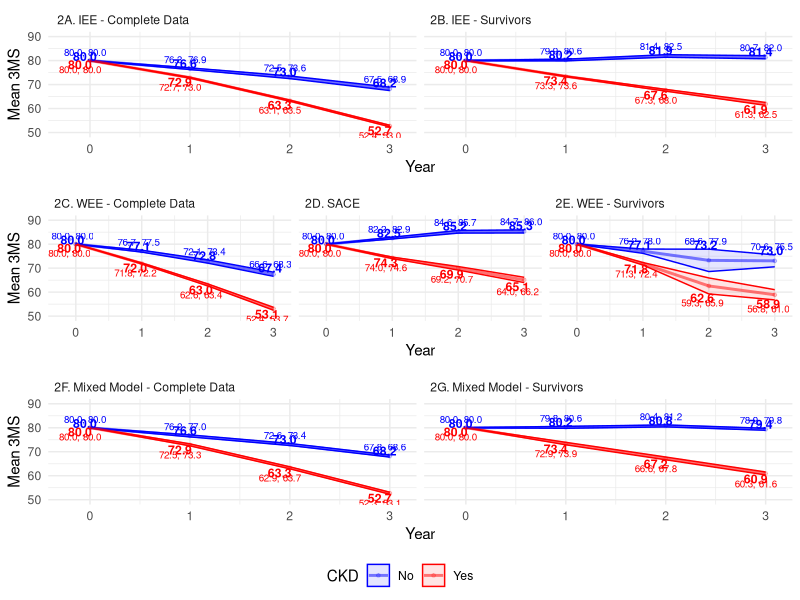

The R script that drew this image:
#==============================================================================
# R Code for: 
# "Aging by the numbers: Truncation by death is not just missing data"
# =============================================================================
# Simulates data for baseline plus 3 follow-up visits
# with truncation by death
# X = baseline continuous covariate (standardized age)
# Y0 = pre-exposure cognition (3MS)
# A = exposure (= 1 if CKD, = 0 if no CKD)
# W = post-exposure continuous covariate (change in CVD risk)
# Y1, Y2, Y3 = cognition outcome (3MS) at follow-up 1, 2, 3
# S1, S2, S3 = survival status at follow-up 1, 2, 3
# Y1_OBS, Y2_OBS, Y3_OBS = NA if truncated by death;  = Y1, Y2, Y3 otherwise
#
# Data analyzed using:
# Independence Estimating Equations (incomplete and full cohort) -
#     [Goal 1: Generalize to survivors]
# Principal Stratification (Survivor Average Causal Effects) and 
#     Weighted Estimating Equations (incomplete and full cohort) -
#     [Goal 2: Infer causality]
# Mixed-effects models (incomplete and full cohort) -
#     [Goal 3: Estimate “immortal cohort” association]
#
# Deliverables:
# Simulated dataset (Truncation_By_Death.csv)
# Longitudinal estimates (Figure2.pdf)
#=============================================================================

# Load Required Libraries
# install.packages(c("survey", "plyr", "dplyr", "nlme", "multcomp", "ggplot2", "gridExtra"))

library(survey)    # WEE to handle truncation by death using inverse probability weighting
library(plyr) 	   # Data manipulation and visualization
library(dplyr) 	   # Data manipulation and visualization
library(nlme)      # Mixed-effects models (Immortal Cohort approach)
library(multcomp)  # Linear combinations of coefficients
library(ggplot2)   # Figure 2
library(gridExtra) # Figure 2 arrangement

set.seed(06012026)
n_samples <- 5000

# ==============================================================================
# Generate Simulated Dataset (CKD Exposure & Cognition [3MS] Outcome)
# ==============================================================================

SD_Y0 <- 1
SD_Y1 <- 1
SD_Y2 <- 3
SD_Y3 <- 3
MU_Y0 <- 80

sim_data <- tibble(
  id = 1:n_samples,

  # Baseline covariate (standardized age):  X ~ normal(0, sd=1)
  X = rnorm(n_samples, mean = 0, sd = 1),

  # Pre-exposure outcome (3MS):  Y0 ~ normal(MU_Y0, sd=SD_Y0)
  Y0_temp = MU_Y0 + rnorm(n_samples, mean = 0, sd = SD_Y0),  
  Y0 = pmax(0, pmin(Y0_temp, 100)),

) %>%
  rowwise() %>%
  mutate(
    # Exposure (1 = yes CKD, 0 = no CKD): logit(E[A | X, Y0]) =  a0 + a*1X + a2*scale(Y0) + a3*X*scale(Y0)
    P_A = plogis(0 + 0.5*X - 0.25*(Y0-80)/SD_Y0 + 0.75*X*(Y0-80)/SD_Y0),
    A = rbinom(1, 1, P_A), 

    # Post-exposure outcome-death confounder, W 
    #E[W | A, X, Y0] =  h0 + h1X + h2*scale(Y0) + h3*A
    W = 0 + 0.75*X - 0.25*(Y0-80)/SD_Y0 + 1*A +  rnorm(1, mean = 0, sd = 2),

    # Mortality status (1 = alive for year 1, 0 = dead)
    # logit(E[S1 | X, Y0, A, W]) =  g01 + g11*X + g21*Y0 + g31*W + g41*A 
    P_S1 = plogis(1.2 - 0.2*X + 0.2*(Y0-80)/SD_Y0 - 1*W - 1*A),
    S1 = rbinom(1, 1, P_S1), 

    # Outcome at year 1 (also, outcome-death confounder for year 2)
    # E[Y1 | Y0, X, A, W] = b01 + b11*Y0 + b21*X + b31*A + b41*W + b51*A*X + b61*W*A
    Y1_temp = Y0 - 3 - 1*X - 4*A - 4*W - 1*A*X + 3*W*A  +  rnorm(1, mean = 0, sd = SD_Y1),
    Y1 = pmax(0, pmin(Y1_temp, 100)),

    # Mortality status (1 = alive for year 2, 0 = dead)
    # logit(E[S2 | X, Y1, A, W]) =  g02 + g12*X + g22*Y1 + g32*W + g42*A 
    P_S2 = plogis(1.3 - 0.2*X + 0.1*(Y1-75)/SD_Y1 - 1*W - 1*A),
    S2 = rbinom(1, 1, P_S2)*S1, 

    # Outcome at year 2 (also, outcome-death confounder for year 3)
    # E[Y2 | Y1, X, A, W] = b02 + b12*Y1 + b22*X + b32*A + b42*W + b52*A*X + b62*W*A
    Y2_temp = Y1 - 4 - 1*X - 4*A - 3*W - 1*A*X + 2*W*A  +  rnorm(1, mean = 0, sd = SD_Y2),
    Y2 = pmax(0, pmin(Y2_temp, 100)),

    # Mortality status (1 = alive for visit 3, 0 = dead)
    # logit(E[S3 | X, Y2, A, W]) =  g02 + g12*X + g22*Y2 + g32*W + g42*A 
    P_S3 = plogis(1.1 - 0.2*X + 0.1*(Y2-68)/SD_Y2 - 1*W - 1*A),
    S3 = rbinom(1, 1, P_S3)*S2*S1,

    # Outcome at visit 3 (final visit)
    # E[Y3 | Y2, X, A, W] = b03 + b13*Y1 + b23*X + b33*A + b43*W + b53*A*X + b63*W*A
    Y3_temp = Y2 - 5 - 1*X - 4*A - 2*W - 1*A*X + 1*W*A  +  rnorm(1, mean = 0, sd = SD_Y3),
    Y3 = pmax(0, pmin(Y3_temp, 100)),

    # Observed outcome: Undefined (NA) if the individual dies before visit
    Y0_OBS = Y0,
    Y1_OBS = ifelse(S1 == 1, Y1, NA_real_),
    Y2_OBS = ifelse(S2 == 1, Y2, NA_real_),
    Y3_OBS = ifelse(S3 == 1, Y3, NA_real_)
  ) %>%
  ungroup()  %>%
  dplyr::select(-c(Y0_temp, Y1_temp, Y2_temp, Y3_temp, P_A, P_S1, P_S2, P_S3))


# save simulated data
write.csv(sim_data, "Truncation_By_Death.csv", row.names=F)

######################################################
# uncomment to read and analye dataset used in paper #
# sim_data <- read.csv("Truncation_By_Death.csv")    #
######################################################

# for use in models that use IPW to control for confounding 
sim_data$PSCORE <- predict(glm(A ~ X*scale(Y0), family = "binomial", data = sim_data), type = "response")
sim_data$IPW_A <- mean(1-sim_data$A)*(1 - sim_data$A)/(1 - sim_data$PSCORE) +  mean(sim_data$A)*sim_data$A/sim_data$PSCORE 

# Reshape observed data into a long-format dataset for standard longitudinal (mixed) models
sim_obsdata_long <- sim_data %>%
  tidyr::pivot_longer(
    cols = c(Y0_OBS, Y1_OBS, Y2_OBS, Y3_OBS), 
    names_to = "TIME", 
    values_to = "Y"
  ) %>%
  mutate(YEAR = 1*(TIME == "Y1_OBS") + 2*(TIME == "Y2_OBS") + 3*(TIME == "Y3_OBS"),
         S = ifelse(is.na(Y), 0, 1)) 
 
# Reshape complete (immortal) data into a long-format dataset for standard longitudinal (mixed) models
sim_compdata_long <- sim_data %>%
  tidyr::pivot_longer(
    cols = c(Y0_OBS, Y1, Y2, Y3), 
    names_to = "TIME", 
    values_to = "Y"
  ) %>%
  mutate(YEAR = 1*(TIME == "Y1") + 2*(TIME == "Y2") + 3*(TIME == "Y3"),
         S = ifelse(is.na(Y), 0, 1)) 

# mean (SD) baseline cognition score
mean_Y0 <- mean(sim_data$Y0)
sd_Y0 <- sd(sim_data$Y0)

# number with CKD
table(sim_data$A)

# proportion with CKD
prop.table(table(sim_data$A))

# number of CKD status and year 1 survival status
table(sim_data$A, sim_data$S1)

# proportion of year 1 survival status by CKD status
prop.table(table(sim_data$A, sim_data$S1),margin=1)

# number of CKD status and year 2 survival status
table(sim_data$A, sim_data$S2)

# proportion of year 2 survival status by CKD status
prop.table(table(sim_data$A, sim_data$S2),margin=1)

# number of CKD status and year 3 survival status
table(sim_data$A, sim_data$S3)

# proportion of year 3 survival status by CKD status
prop.table(table(sim_data$A, sim_data$S3),margin=1)

# change in CVD risk by CKD
aggregate(W ~ A, data = sim_data, FUN = mean, na.rm = TRUE)
aggregate(W ~ A, data = sim_data, FUN = sd, na.rm = TRUE)

# ==============================================================================
# Goal 1: Conditioning on Survival (Independence Estimating Equations)
# ==============================================================================
# An analysis conditioned on being alive.

# IEE model
sim_obsdata_long$YEAR.f <- factor(sim_obsdata_long$YEAR)
IEE_des <- svydesign(id=~id, weights=~1, data=sim_obsdata_long) 
IEE_model <- svyglm(Y ~ A*YEAR.f + Y0 + X, design=subset(IEE_des,YEAR>0))
cat("\n--- Goal 1:Conditioning on Survival IEE Results ---\n")
print(summary(IEE_model)$coefficients)

# adjusted mean difference at Y1
IEE_lincom_MD_Y1 <- glht(IEE_model, linfct = c("A  = 0"))
confint(IEE_lincom_MD_Y1)$confint

# adjusted mean difference at Y2
IEE_lincom_MD_Y2 <- glht(IEE_model, linfct = c("A + A:YEAR.f2 = 0"))
confint(IEE_lincom_MD_Y2)$confint

# adjusted mean difference at Y3
IEE_lincom_MD_Y3 <- glht(IEE_model, linfct = c("A + A:YEAR.f3 = 0"))
confint(IEE_lincom_MD_Y3)$confint

# dataset to derive adjusted means
grid <- expand.grid(
  A = c(0,1),
  YEAR.f = levels(factor(sim_obsdata_long$YEAR[sim_obsdata_long$YEAR>0]))
)

grid$X <- 0
grid$Y0 <- mean_Y0
Y0.ests <- t.test(sim_data$Y0)

K_matrix <- diag(nrow(grid)) # Identity matrix to evaluate each fitted value
rownames(K_matrix) <- paste(grid$A, grid$YEAR.f, sep = "_")

X_matrix_adjust <- model.matrix(~  A*YEAR.f + Y0 + X, grid)
IEE_glht <- glht(IEE_model, linfct = K_matrix %*% X_matrix_adjust)
IEE_ci_results <- confint(IEE_glht, calpha = univariate_calpha())$confint

# dataset of adjusted means and 95% CIs
IEE_results_df <- data.frame(
  A = grid$A,
  YEAR.f = as.numeric(grid$YEAR.f),
  Estimate = IEE_ci_results[,"Estimate"],
  Lower_CI = IEE_ci_results[,"lwr"],
  Upper_CI = IEE_ci_results[,"upr"]
)


IEE_results_df <- rbind( c(0,0, mean_Y0, Y0.ests$conf.int[1], Y0.ests$conf.int[2]),
                         c(1,0, mean_Y0, Y0.ests$conf.int[1], Y0.ests$conf.int[2]),
                          IEE_results_df
                       )

IEE_results_df$A <- factor(IEE_results_df$A,labels=c("No","Yes"))


# ==============================================================================
# Goal 1 Complete data comparison:  (Independence Estimating Equations)
# ==============================================================================

# IEE model of complete data
sim_compdata_long$YEAR.f <- factor(sim_compdata_long$YEAR)
IEE_complete_des <- svydesign(id=~id, weights=~1, data=sim_compdata_long) 
IEE_complete_model <- svyglm(Y ~ A*YEAR.f + Y0 + X, design=subset(IEE_complete_des,YEAR>0))
cat("\n--- IEE with complete data ---\n")
print(summary(IEE_complete_model)$coefficients)

# adjusted mean difference at Y1
IEE_complete_lincom_MD_Y1 <- glht(IEE_complete_model, linfct = c("A  = 0"))
confint(IEE_complete_lincom_MD_Y1)$confint

# adjusted mean difference at Y2
IEE_complete_lincom_MD_Y2 <- glht(IEE_complete_model, linfct = c("A + A:YEAR.f2 = 0"))
confint(IEE_complete_lincom_MD_Y2)$confint

# adjusted mean difference at Y3
IEE_complete_lincom_MD_Y3 <- glht(IEE_complete_model, linfct = c("A + A:YEAR.f3 = 0"))
confint(IEE_complete_lincom_MD_Y3)$confint

# adjusted means from complete data
IEE_complete_glht <- glht(IEE_complete_model, linfct = K_matrix %*% X_matrix_adjust)
IEE_complete_ci_results <- confint(IEE_complete_glht, calpha = univariate_calpha())$confint

# dataset of adjusted means and 95% CIs from complete data 
IEE_complete_results_df <- data.frame(
  A = grid$A,
  YEAR.f = as.numeric(grid$YEAR.f),
  Estimate = IEE_complete_ci_results[,"Estimate"],
  Lower_CI = IEE_complete_ci_results[,"lwr"],
  Upper_CI = IEE_complete_ci_results[,"upr"]
)

IEE_complete_results_df <- rbind( c(0,0, mean_Y0, Y0.ests$conf.int[1], Y0.ests$conf.int[2]),
                         c(1,0, mean_Y0, Y0.ests$conf.int[1], Y0.ests$conf.int[2]),
                          IEE_complete_results_df
                       )

IEE_complete_results_df$A <- factor(IEE_complete_results_df$A,labels=c("No","Yes"))


# ==============================================================================
# Goal 2a: Inferring Causality (Weighted Independence Estimating Equations)
# ==============================================================================
# A weighted analysis that accounts for confounding and survival bias.
# This estimates an exposure causal effect that is a function of SACE as in
# Shardell et al Biostatistics 2015; Tchetgen Tchetgen et al Am J Epidemiol 2012 

# Create lagged variables in long dataset
sim_obsdata_long$S <- as.numeric(!is.na(sim_obsdata_long$Y)) # longitudinal survival status
sim_obsdata_long <- sim_obsdata_long %>%
  arrange(id, YEAR) %>%      
  group_by(id) %>%          
  mutate(
    S_lag = lag(S, n = 1),   # Create the lag variable for S
    Y_lag = lag(Y, n = 1)    # Create the lag variable for Y
  ) %>%
  ungroup()                    

# subset data based on survivors at previous visit
# model death given survival at previous visit and compute estimated hazard probability
S_mod_sim_obsdata_long <- subset(sim_obsdata_long, YEAR>0 & S_lag==1)
S_mod <- glm(I(1-S)~YEAR.f*(X + scale(Y_lag) + W + A), S_mod_sim_obsdata_long, family="binomial")
S_mod_sim_obsdata_long$h_pred  <-  predict(S_mod, type = "response", na.action = na.pass)

# compute predicted survival probability using estimated hazards 
S_mod_sim_obsdata_long <- S_mod_sim_obsdata_long %>%
arrange(id, YEAR) %>%   
  group_by(id) %>%            
  mutate(cumSurv = cumprod(1-h_pred)) %>%
  ungroup()  

# merge data with predicted survival probility
sim_obsdata_long2 <- merge(sim_obsdata_long, S_mod_sim_obsdata_long[,c("id","YEAR","h_pred","cumSurv")], by=c("id","YEAR"),all=T)
sim_obsdata_long2 <- sim_obsdata_long2[with(sim_obsdata_long2, order(id, YEAR)), ]

# product of IPW for survival and confounding
sim_obsdata_long2$cumSurv[sim_obsdata_long2$YEAR == 0] <- 1
sim_obsdata_long2$IPW_A[sim_obsdata_long2$YEAR == 0] <- 1
sim_obsdata_long2$IPW_S <- mean(sim_obsdata_long2$S) * sim_obsdata_long2$S/sim_obsdata_long2$cumSurv
sim_obsdata_long2$IPW_WEE <- sim_obsdata_long2$IPW_A * sim_obsdata_long2$IPW_S
sim_obsdata_long2$IPW_WEE[sim_obsdata_long2$S == 0] <- 0

# WEE model
WEE_des <- svydesign(id=~id, weights=~IPW_WEE, data=sim_obsdata_long2) 
WEE_model <- svyglm(Y ~ A*YEAR.f, design=subset(WEE_des,YEAR>0))
cat("\n--- Goal 2: Inferring Causality WEE Results ---\n")
print(summary(WEE_model)$coefficients)

# standardized mean difference at Y1
WEE_lincom_MD_Y1 <- glht(WEE_model, linfct = c("A  = 0"))
confint(WEE_lincom_MD_Y1)$confint

# standardized mean difference at Y2
WEE_lincom_MD_Y2 <- glht(WEE_model, linfct = c("A + A:YEAR.f2 = 0"))
confint(WEE_lincom_MD_Y2)$confint

# standardized mean difference at Y3
WEE_lincom_MD_Y3 <- glht(WEE_model, linfct = c("A + A:YEAR.f3 = 0"))
confint(WEE_lincom_MD_Y3)$confint

# standardized means
X_matrix <- model.matrix(~  A*YEAR.f, grid)
WEE_glht <- glht(WEE_model, linfct = K_matrix %*% X_matrix)
WEE_ci_results <- confint(WEE_glht, calpha = univariate_calpha())$confint

# dataset of standardized means and 95% CIs
WEE_results_df <- data.frame(
  A = grid$A,
  YEAR.f = as.numeric(grid$YEAR.f),
  Estimate = WEE_ci_results[,"Estimate"],
  Lower_CI = WEE_ci_results[,"lwr"],
  Upper_CI = WEE_ci_results[,"upr"]
)

WEE_results_df <- rbind( c(0,0, mean_Y0, Y0.ests$conf.int[1], Y0.ests$conf.int[2]),
                         c(1,0, mean_Y0, Y0.ests$conf.int[1], Y0.ests$conf.int[2]),
                          WEE_results_df
                       )

WEE_results_df$A <- factor(WEE_results_df$A,labels=c("No","Yes"))


# ==============================================================================
# Goal 2b: Inferring Causality via SACE using Principal Stratification
# ==============================================================================
# Estimates the Survivor Average Causal Effect (SACE) for the "always survivors"
# principal stratum group using an alternative inverse probability weighting approach.
# A weighted analysis that accounts for confounding and survival bias as in 
# Tchetgen Tchetgen Stat Med 2014 

# creating a dataset of all exposed participant
S_mod_sim_expdata_long <- S_mod_sim_obsdata_long
S_mod_sim_expdata_long$A <- 1 

# estimated hazard if exposed
S_mod_sim_obsdata_long$h_pred_exp  <-  predict(S_mod, type = "response", newdata=S_mod_sim_expdata_long, na.action = na.pass)

# compute predicted survival probability using estimated hazards if exposed
S_mod_sim_obsdata_long <- S_mod_sim_obsdata_long %>%
arrange(id, YEAR) %>%   
  group_by(id) %>%           
  mutate(cumSurv_exp = cumprod(1-h_pred_exp)) %>%
  ungroup()  

# merge data with predicted survival probility if exposed
sim_obsdata_long3 <- merge(sim_obsdata_long2, S_mod_sim_obsdata_long[,c("id","YEAR","h_pred_exp","cumSurv_exp")], by=c("id","YEAR"),all=T)
sim_obsdata_long3 <- sim_obsdata_long3[with(sim_obsdata_long3, order(id, YEAR)), ]

# product of IPW for survival ratio (if exposed/actual exposure) and confounding
sim_obsdata_long3$cumSurv_exp[sim_obsdata_long3$YEAR == 0] <- 1
sim_obsdata_long3$IPW_S_exp <- sim_obsdata_long3$S * sim_obsdata_long3$cumSurv_exp/sim_obsdata_long3$cumSurv
sim_obsdata_long3$IPW_SACE <- sim_obsdata_long3$IPW_A * sim_obsdata_long3$IPW_S_exp
sim_obsdata_long3$IPW_SACE[sim_obsdata_long3$S == 0] <- 0

# SACE model
SACE_des <- svydesign(id=~id, weights=~IPW_SACE, data=sim_obsdata_long3) 
SACE_model <- svyglm(Y ~ A*YEAR.f, design=subset(SACE_des,YEAR>0))
cat("\n--- Goal 2: Inferring Causality SACE Results ---\n")
print(summary(SACE_model)$coefficients)

# standardized mean difference at Y1
SACE_lincom_MD_Y1 <- glht(SACE_model, linfct = c("A  = 0"))
confint(SACE_lincom_MD_Y1)$confint

# standardized mean difference at Y2
SACE_lincom_MD_Y2 <- glht(SACE_model, linfct = c("A + A:YEAR.f2 = 0"))
confint(SACE_lincom_MD_Y2)$confint

# standardized mean difference at Y3
SACE_lincom_MD_Y3 <- glht(SACE_model, linfct = c("A + A:YEAR.f3 = 0"))
confint(SACE_lincom_MD_Y3)$confint

# standardized means
SACE_glht <- glht(SACE_model, linfct = K_matrix %*% X_matrix)
SACE_ci_results <- confint(SACE_glht, calpha = univariate_calpha())$confint

# dataset of standardized means and 95% CIs
SACE_results_df <- data.frame(
  A = grid$A,
  YEAR.f = as.numeric(grid$YEAR.f),
  Estimate = SACE_ci_results[,"Estimate"],
  Lower_CI = SACE_ci_results[,"lwr"],
  Upper_CI = SACE_ci_results[,"upr"]
)

SACE_results_df <- rbind( c(0,0, mean_Y0, Y0.ests$conf.int[1], Y0.ests$conf.int[2]),
                         c(1,0, mean_Y0, Y0.ests$conf.int[1], Y0.ests$conf.int[2]),
                          SACE_results_df
                       )

SACE_results_df$A <- factor(SACE_results_df$A,labels=c("No","Yes"))


# ==============================================================================
# Goal 2 Complete data comparison: Weighted Estimating Equations (for confounding)
# ==============================================================================

# WEE model of complete data (weighting for confounding)
WEE_complete_des <- svydesign(id=~id, weights=~IPW_A, data=sim_compdata_long) 
WEE_complete_model <- svyglm(Y ~ A*YEAR.f, design=subset(WEE_complete_des,YEAR>0))
cat("\n--- WEE with complete data ---\n")
print(summary(WEE_complete_model)$coefficients)

# mean difference at Y1
WEE_complete_lincom_MD_Y1 <- glht(WEE_complete_model, linfct = c("A  = 0"))
confint(WEE_complete_lincom_MD_Y1)$confint

# mean difference at Y2
WEE_complete_lincom_MD_Y2 <- glht(WEE_complete_model, linfct = c("A + A:YEAR.f2 = 0"))
confint(WEE_complete_lincom_MD_Y2)$confint

# mean difference at Y3
WEE_complete_lincom_MD_Y3 <- glht(WEE_complete_model, linfct = c("A + A:YEAR.f3 = 0"))
confint(WEE_complete_lincom_MD_Y3)$confint

# standardized means for complete data
WEE_complete_glht <- glht(WEE_complete_model, linfct = K_matrix %*% X_matrix)
WEE_complete_ci_results <- confint(WEE_complete_glht, calpha = univariate_calpha())$confint

# dataset of standardized means and 95% CIs from complete data
WEE_complete_results_df <- data.frame(
  A = grid$A,
  YEAR.f = as.numeric(grid$YEAR.f),
  Estimate = WEE_complete_ci_results[,"Estimate"],
  Lower_CI = WEE_complete_ci_results[,"lwr"],
  Upper_CI = WEE_complete_ci_results[,"upr"]
)


WEE_complete_results_df <- rbind( c(0,0, mean_Y0, Y0.ests$conf.int[1], Y0.ests$conf.int[2]),
                         c(1,0, mean_Y0, Y0.ests$conf.int[1], Y0.ests$conf.int[2]),
                          WEE_complete_results_df
                       )

WEE_complete_results_df$A <- factor(WEE_complete_results_df$A,labels=c("No","Yes"))


# ==============================================================================
# Goal 3: The Immortal Cohort Framework (Linear Mixed Model)
# ==============================================================================
# Conventional mixed effects model that implicitly handles all sources of attrition 
# as ignorable dropout assuming missing at random instead of structural death.

# Mixed-effects model
mixed_model <- lme(
  fixed =Y ~ A*YEAR.f + Y0 + X, 
  random = ~ 1  | id, 
  data = subset(sim_obsdata_long, YEAR>0), 
  na.action = na.omit
)
cat("\n--- Goal 3: Linear Mixed Model (Immortal Cohort) Results ---\n")
print(summary(mixed_model)$tTable)

# mean difference at Y1
mixed_lincom_MD_Y1 <- glht(mixed_model, linfct = c("A  = 0"))
confint(mixed_lincom_MD_Y1)$confint

# mean difference at Y2
mixed_lincom_MD_Y2 <- glht(mixed_model, linfct = c("A + A:YEAR.f2 = 0"))
confint(mixed_lincom_MD_Y2)$confint

# mean difference at Y3
mixed_lincom_MD_Y3 <- glht(mixed_model, linfct = c("A + A:YEAR.f3 = 0"))
confint(mixed_lincom_MD_Y3)$confint

# adjusted means
mixed_glht <- glht(mixed_model, linfct = K_matrix %*% X_matrix_adjust)
mixed_ci_results <- confint(mixed_glht, calpha = univariate_calpha())$confint

# dataset of adjusted means and 95% CIs
mixed_results_df <- data.frame(
  A = grid$A,
  YEAR.f = as.numeric(grid$YEAR.f),
  Estimate = mixed_ci_results[,"Estimate"],
  Lower_CI = mixed_ci_results[,"lwr"],
  Upper_CI = mixed_ci_results[,"upr"]
)

mixed_results_df <- rbind( c(0,0, mean_Y0, Y0.ests$conf.int[1], Y0.ests$conf.int[2]),
                         c(1,0, mean_Y0, Y0.ests$conf.int[1], Y0.ests$conf.int[2]),
                          mixed_results_df
                       )

mixed_results_df$A <- factor(mixed_results_df$A,labels=c("No","Yes"))


# ==============================================================================
# Goal 3 Complete data comparison: Linear Mixed Model
# ==============================================================================

# Mixed-effects model of complete data
mixed_complete_model <- lme(
  fixed =Y ~ A*YEAR.f + Y0 + X, 
  random = ~ 1  | id, 
  data = subset(sim_compdata_long, YEAR>0), 
  na.action = na.omit
)
cat("\n--- Linear Mixed Model with complete data ---\n")
print(summary(mixed_complete_model)$tTable)

# mean difference at Y1
mixed_complete_lincom_MD_Y1 <- glht(mixed_complete_model, linfct = c("A  = 0"))
confint(mixed_complete_lincom_MD_Y1)$confint

# mean difference at Y2
mixed_complete_lincom_MD_Y2 <- glht(mixed_complete_model, linfct = c("A + A:YEAR.f2 = 0"))
confint(mixed_complete_lincom_MD_Y2)$confint

# mean difference at Y3
mixed_complete_lincom_MD_Y3 <- glht(mixed_complete_model, linfct = c("A + A:YEAR.f3 = 0"))
confint(mixed_complete_lincom_MD_Y3)$confint

# adjusted means
mixed_complete_glht <- glht(mixed_complete_model, linfct = K_matrix %*% X_matrix_adjust)
mixed_complete_ci_results <- confint(mixed_complete_glht, calpha = univariate_calpha())$confint

# dataset of adjusted means and 95% CIs from complete data
mixed_complete_results_df <- data.frame(
  A = grid$A,
  YEAR.f = as.numeric(grid$YEAR.f),
  Estimate = mixed_complete_ci_results[,"Estimate"],
  Lower_CI = mixed_complete_ci_results[,"lwr"],
  Upper_CI = mixed_complete_ci_results[,"upr"]
)

mixed_complete_results_df <- rbind( c(0,0, mean_Y0, Y0.ests$conf.int[1], Y0.ests$conf.int[2]),
                         c(1,0, mean_Y0, Y0.ests$conf.int[1], Y0.ests$conf.int[2]),
                          mixed_complete_results_df
                       )

mixed_complete_results_df$A <- factor(mixed_complete_results_df$A,labels=c("No","Yes"))


# ===================
#    Figure 2 
# ===================

## IEE plot data
IEE_complete_results_df$Model <- " 2A. IEE - Complete Data"
IEE_results_df$Model <- "2B. IEE - Survivors"
IEE_all_df <- rbind(IEE_complete_results_df, IEE_results_df)
IEE_all_df$Model <- factor(IEE_all_df$Model, levels=unique(IEE_all_df$Model))


## WEE and SACE plot data
WEE_complete_results_df$Model <- "2C. WEE - Complete Data"
SACE_results_df$Model <- "2D. SACE"
WEE_results_df$Model <- "2E. WEE - Survivors"
WEE_all_df <- rbind(WEE_complete_results_df, SACE_results_df, WEE_results_df)
WEE_all_df$Model <- factor(WEE_all_df$Model, levels=unique(WEE_all_df$Model))


## Mixed Model plot data
mixed_complete_results_df$Model <- "2F. Mixed Model - Complete Data"
mixed_results_df$Model <- "2G. Mixed Model - Survivors"
mixed_all_df <- rbind(mixed_complete_results_df, mixed_results_df)
mixed_all_df$Model <- factor(mixed_all_df$Model, levels=unique(mixed_all_df$Model))


## Plot y-axis limits
y_min <- 10*floor(min(IEE_all_df$Lower_CI,WEE_all_df$Lower_CI, mixed_all_df$Lower_CI)/10) 
y_max <- 10*ceiling(max(IEE_all_df$Upper_CI,WEE_all_df$Upper_CI, mixed_all_df$Upper_CI)/10)

## Create labels for plotting
add_labels <- function(df){

  df$Estimate_lbl <- sprintf("%.1f", df$Estimate)

  df$CI_lbl <- paste0(
    sprintf("%.1f", df$Lower_CI),
    ", ",
    sprintf("%.1f", df$Upper_CI)
  )

  df$CI_width <- df$Upper_CI - df$Lower_CI

  ## vertical spacing
  df$offset <- pmax(1.7, 0.15 * df$CI_width)

  ## common horizontal location for estimate and CI
  df$x_lbl <- ifelse(
    df$A == "No",
    as.numeric(df$YEAR.f) - 0.05,
    as.numeric(df$YEAR.f) - 0.10
  )

  ## estimate location
  df$Estimate_y <- ifelse(
    df$A == "No",
    df$Upper_CI + df$offset,
    df$Lower_CI - df$offset
  )

  ## CI above estimate for CKD=No
  ## CI below estimate for CKD=Yes
  df$CI_y <- ifelse(
    df$A == "No",
    df$Estimate_y + 1.1 * df$offset,
    df$Estimate_y - 1.1 * df$offset
  )

  df
}

## update datasets with label coordinates
IEE_all_df   <- add_labels(IEE_all_df)
WEE_all_df   <- add_labels(WEE_all_df)
mixed_all_df <- add_labels(mixed_all_df)


## IEE plots
 p_IEE_all <- ggplot(IEE_all_df, aes(x = YEAR.f, color = A, fill = A)) +
       geom_ribbon(aes(ymin = Lower_CI, ymax = Upper_CI), alpha = 0.10) +
       geom_line(aes(y=Estimate), linewidth = 1, , alpha=0.5) +
       geom_point(aes(y = Estimate), size = 1, alpha=0.2) +
       geom_text(aes(x = x_lbl, y = Estimate_y, label = Estimate_lbl),
             hjust = 0.5, size = 3.1, fontface = "bold", show.legend = FALSE) +
       geom_text(aes(x = x_lbl, y = CI_y, label = CI_lbl),
             hjust = 0.5, size = 2.5, show.legend = FALSE) +
       labs(x = "Year", y = "Mean 3MS", color = "CKD", fill = "CKD") +
       scale_color_manual(values=c("No" = "blue","Yes"="red"))+
       scale_fill_manual(values=c("No" = "blue","Yes"="red"))+
       coord_cartesian(ylim = c(y_min, y_max),xlim = c(-0.25, 3.10)) + 
       facet_wrap(~ Model, ncol = 2) +
       theme(strip.text = element_text(hjust = 0)) +
       theme_minimal() +
       theme(legend.position = "bottom", legend.direction = "horizontal", strip.text = element_text(hjust = 0))

## WEE and SACE plots
 p_WEE_all <- ggplot(WEE_all_df, aes(x = YEAR.f, color = A, fill = A)) +
       geom_ribbon(aes(ymin = Lower_CI, ymax = Upper_CI), alpha = 0.10) +
       geom_line(aes(y=Estimate), linewidth = 1, , alpha=0.5) +
       geom_point(aes(y = Estimate), size = 1, alpha=0.2) +
       geom_text(aes(x = x_lbl, y = Estimate_y, label = Estimate_lbl),
             hjust = 0.5, size = 3.1, fontface = "bold", show.legend = FALSE) +
       geom_text(aes(x = x_lbl, y = CI_y, label = CI_lbl),
             hjust = 0.5, size = 2.5, show.legend = FALSE) +
       labs(x = "Year", y = "Mean 3MS", color = "CKD", fill = "CKD") +
       scale_color_manual(values=c("No" = "blue","Yes"="red"))+
       scale_fill_manual(values=c("No" = "blue","Yes"="red"))+
       coord_cartesian(ylim = c(y_min, y_max),xlim = c(-0.25, 3.10)) + 
       facet_wrap(~ Model, ncol = 3) +
       theme(strip.text = element_text(hjust = 0)) + 
       theme_minimal() +
       theme(legend.position = "bottom", legend.direction = "horizontal", strip.text = element_text(hjust = 0))

## Mixed Model plots
 p_mixed_all <- ggplot(mixed_all_df, aes(x = YEAR.f, color = A, fill = A)) +
       geom_ribbon(aes(ymin = Lower_CI, ymax = Upper_CI), alpha = 0.10) +
       geom_line(aes(y=Estimate), linewidth = 1, , alpha=0.5) +
       geom_point(aes(y = Estimate), size = 1, alpha=0.2) +
       geom_text(aes(x = x_lbl, y = Estimate_y, label = Estimate_lbl),
             hjust = 0.5, size = 3.1, fontface = "bold", show.legend = FALSE) +
       geom_text(aes(x = x_lbl, y = CI_y, label = CI_lbl),
             hjust = 0.5, size = 2.5, show.legend = FALSE) +
       labs(x = "Year", y = "Mean 3MS", color = "CKD", fill = "CKD") +
       scale_color_manual(values=c("No" = "blue","Yes"="red"))+
       scale_fill_manual(values=c("No" = "blue","Yes"="red"))+
       coord_cartesian(ylim = c(y_min, y_max),xlim = c(-0.25, 3.10)) +  
       facet_wrap(~ Model, ncol = 2) +
       theme_minimal() +
       theme(legend.position = "bottom", legend.direction = "horizontal", strip.text = element_text(hjust = 0)) 

get_legend <- function(a.gplot){
       tmp <- ggplot_gtable(ggplot_build(a.gplot))
       leg <- which(sapply(tmp$grobs, function(x) x$name) == "guide-box")
       legend <- tmp$grobs[[leg]]
       return(legend)}

shared_legend <- get_legend(p_IEE_all)


## Save figure

pdf("Figure2.pdf", width = 8, height = 10) 

Fig2_alt <- grid.arrange(p_IEE_all + theme(legend.position = "none"), 
                         p_WEE_all + theme(legend.position = "none"),
                         p_mixed_all + theme(legend.position = "none"), nrow=3, bottom = shared_legend)
dev.off()
